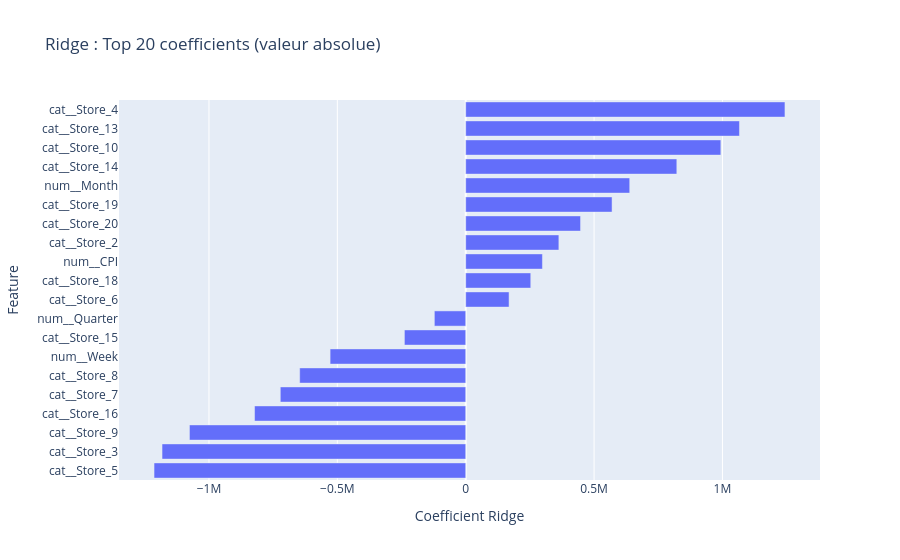

This figure's notebook cell:
### Code cell
top = coef_df.sort_values("abs_coef", ascending=False).head(20).sort_values("coef")

fig = px.bar(
    top,
    x="coef",
    y="feature",
    orientation="h",
    title="Ridge : Top 20 coefficients (valeur absolue)",
    labels={"coef":"Coefficient Ridge", "feature":"Feature"}
)
fig.show()

### Figure 1 — Plotly figure (JSON) as saved in the notebook; plotly's stock layout.template omitted (floating-point values rounded to 4 significant figures)
{"data": [{"alignmentgroup": "True", "hovertemplate": "Coefficient Ridge=%{x}<br>Feature=%{y}<extra></extra>", "legendgroup": "", "marker": {"color": "#636efa", "pattern": {"shape": ""}}, "name": "", "offsetgroup": "", "orientation": "h", "showlegend": false, "textposition": "auto", "type": "bar", "x": [-1214000.0, -1183000.0, -1076000.0, -822500.0, -722200.0, -646700.0, -528200.0, -238700.0, -122100.0, 168800.0, 253400.0, 298800.0, 362800.0, 447300.0, 570000.0, 638800.0, 822300.0, 993700.0, 1066000.0, 1243000.0], "xaxis": "x", "y": ["cat__Store_5", "cat__Store_3", "cat__Store_9", "cat__Store_16", "cat__Store_7", "cat__Store_8", "num__Week", "cat__Store_15", "num__Quarter", "cat__Store_6", "cat__Store_18", "num__CPI", "cat__Store_2", "cat__Store_20", "cat__Store_19", "num__Month", "cat__Store_14", "cat__Store_10", "cat__Store_13", "cat__Store_4"], "yaxis": "y"}], "layout": {"barmode": "relative", "legend": {"tracegroupgap": 0}, "title": {"text": "Ridge : Top 20 coefficients (valeur absolue)"}, "xaxis": {"anchor": "y", "domain": [0, 1], "title": {"text": "Coefficient Ridge"}}, "yaxis": {"anchor": "x", "domain": [0, 1], "title": {"text": "Feature"}}}}
